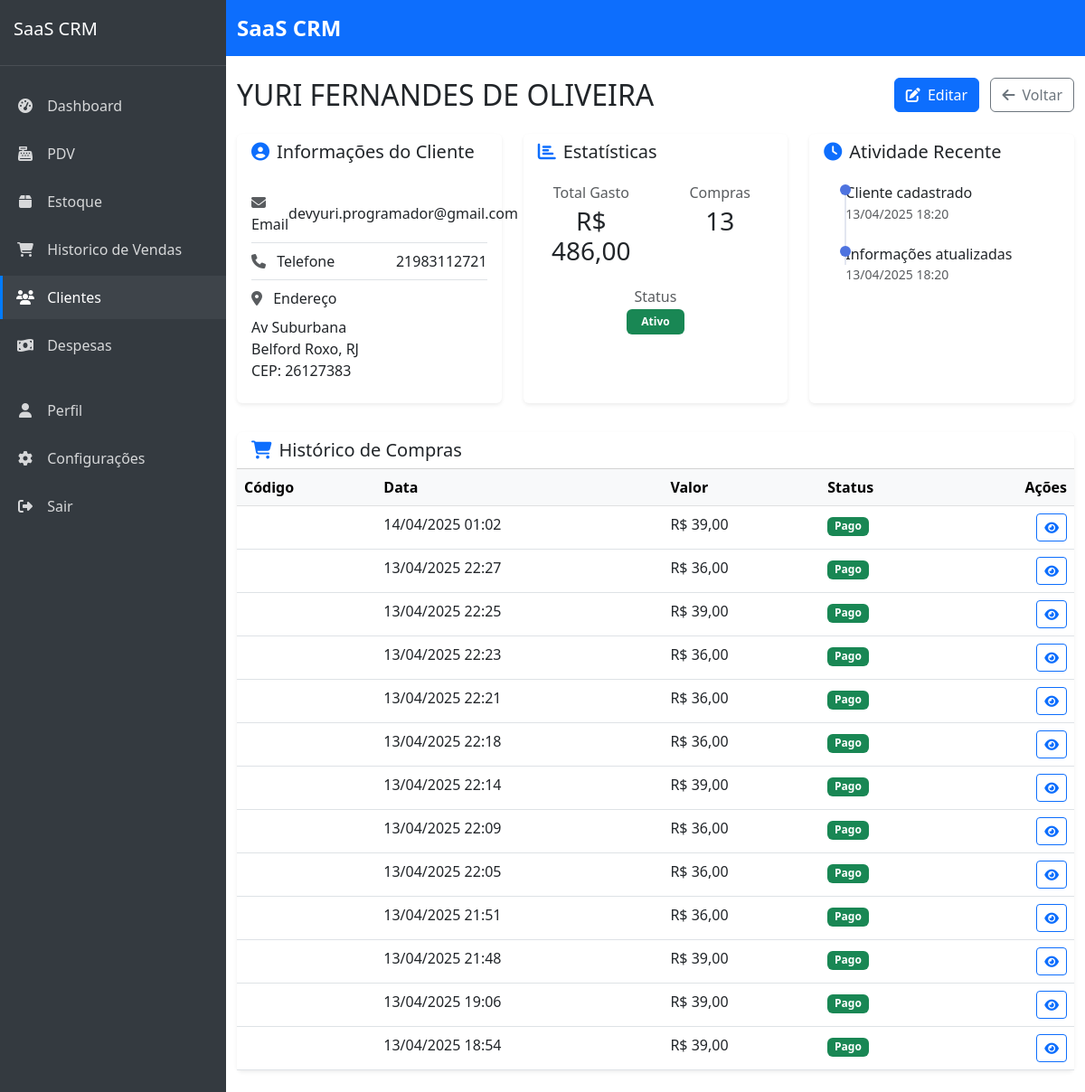
Page /clientes/1/ (signed in) on the earlier database version.
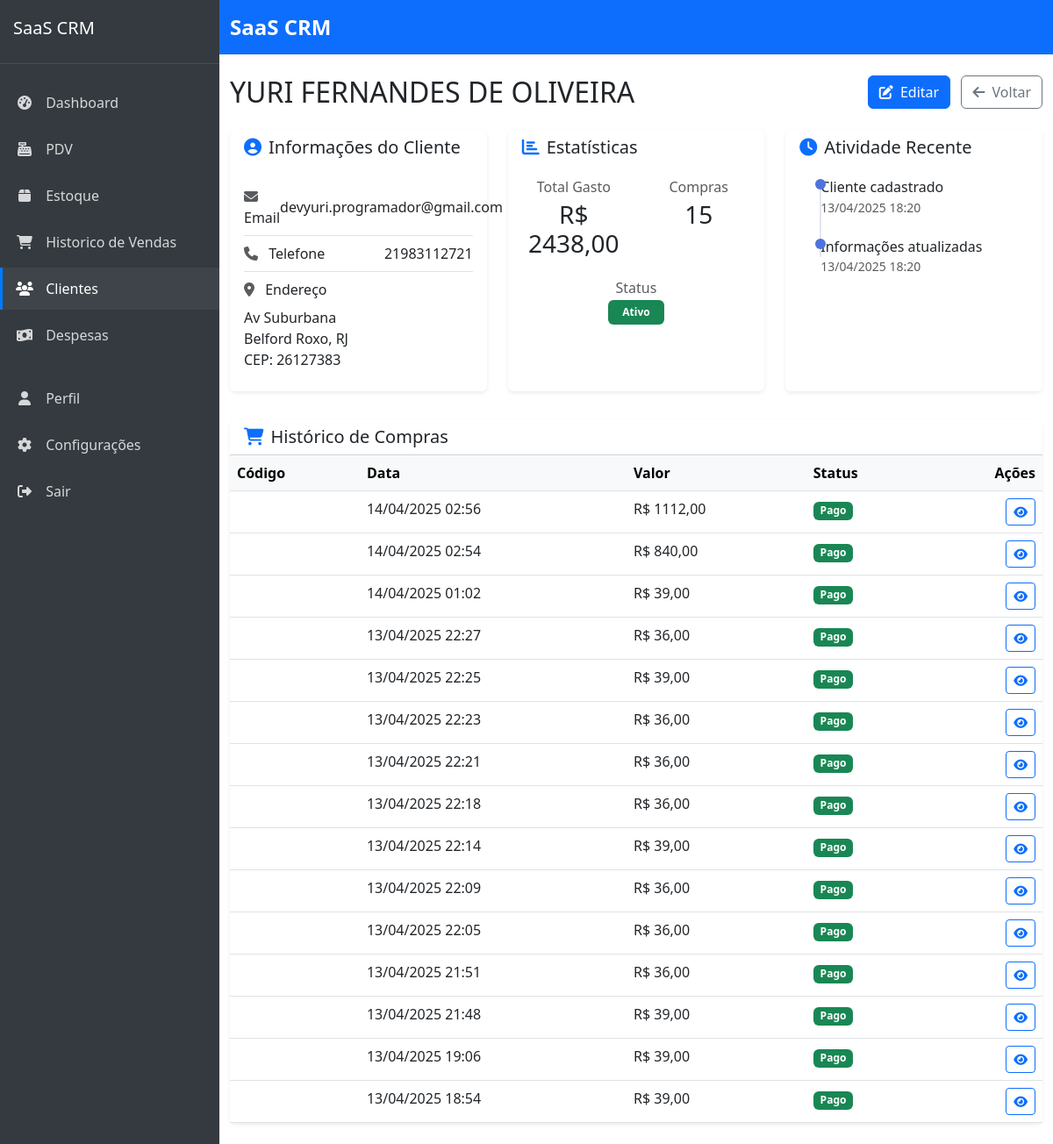
Same page on the later database version.
### sales/models.py (models this page shows, shortened)
class Sale(models.Model):
    STATUS_CHOICES = (
        ('pending', 'Pendente'),
        ('paid', 'Pago'),
        ('cancelled', 'Cancelado'),
    )
    company = models.ForeignKey(Company, on_delete=models.CASCADE, verbose_name='Empresa', related_name='sales')
    customer = models.ForeignKey(Customer, on_delete=models.SET_NULL, null=True, blank=True, verbose_name='Cliente', related_name='sales')
    payment_method = models.ForeignKey(PaymentMethod, on_delete=models.SET_NULL, null=True, blank=True, verbose_name='Método de Pagamento')
    created_by = models.ForeignKey(settings.AUTH_USER_MODEL, on_delete=models.SET_NULL, null=True, blank=True, verbose_name='Criado por')
    status = models.CharField('Status', max_length=20, choices=STATUS_CHOICES, default='pending')
    total = models.DecimalField('Total', max_digits=10, decimal_places=2, default=0)
    discount = models.DecimalField('Desconto', max_digits=10, decimal_places=2, default=0)
    notes = models.TextField('Observações', blank=True, null=True)
    created_at = models.DateTimeField('Criado em', auto_now_add=True)
    updated_at = models.DateTimeField('Atualizado em', auto_now=True)
    is_canceled = models.BooleanField(default=False)
    canceled_at = models.DateTimeField(null=True, blank=True)
    canceled_by = models.ForeignKey(
        settings.AUTH_USER_MODEL, on_delete=models.SET_NULL,
        null=True, blank=True, related_name='canceled_sales'
    )
    access_token = models.CharField(max_length=64, unique=True, blank=True, null=True)
    class Meta:
        verbose_name = 'Venda'
        verbose_name_plural = 'Vendas'
        ordering = ['-created_at']

### customers/views.py (the view)
# urls.py: path('<int:pk>/', views.customer_detail, name='customer_detail'),
@login_required
def customer_detail(request, pk):
    customer = get_object_or_404(Customer, pk=pk, company=request.user.company)
    sales = Sale.objects.filter(
        customer=customer,
        company=request.user.company
    ).order_by('-created_at')
    total_purchases = sales.filter(status='paid').count()
    total_spent = sales.filter(status='paid').aggregate(total=Sum('total'))['total'] or 0
    context = {
        'customer': customer,
        'sales': sales,
        'total_purchases': total_purchases,
        'total_spent': total_spent,
    }
    return render(request, 'customers/customer_detail.html', context)

### templates/customers/customer_detail.html (shortened to what the changed rows need)
{% extends 'core/base.html' %}
{% load static %}
{% load humanize %}
{% block content %}
<div class="d-flex justify-content-between align-items-center mb-4">
    <h1 class="h2 mb-0">{{ customer.name }}</h1>
</div>
<div class="row">
    <div class="col-lg-4 mb-4">
        <div class="card border-0 shadow-sm h-100">
            <div class="card-body">
                <div class="row text-center">
                    <div class="col-6 mb-4">
                        <h6 class="text-muted mb-1">Total Gasto</h6>
                        <h3 class="mb-0">R$ {{ total_spent|floatformat:2|default:"0,00" }}</h3>
                    </div>
                    <div class="col-6 mb-4">
                        <h6 class="text-muted mb-1">Compras</h6>
                        <h3 class="mb-0">{{ total_purchases }}</h3>
                    </div>
                </div>
            </div>
        </div>
    </div>
</div>
<div class="card border-0 shadow-sm mt-2">
    <div class="card-body p-0">
        <div class="table-responsive">
            <table class="table mb-0">
                <thead class="table-light">
                    <tr>
                        <th scope="col">Código</th>
                        <th scope="col">Data</th>
                        <th scope="col">Valor</th>
                        <th scope="col">Status</th>
                        <th scope="col" class="text-end">Ações</th>
                    </tr>
                </thead>
                <tbody>
                    {% for sale in sales %}
                    <tr>
                        <td>{{ sale.code }}</td>
                        <td>{{ sale.created_at|date:"d/m/Y H:i" }}</td>
                        <td>R$ {{ sale.total|floatformat:2 }}</td>
                        <td>
                            {% if sale.status == 'paid' %}
                            <span class="badge bg-success">Pago</span>
                            {% elif sale.status == 'pending' %}
                            <span class="badge bg-warning">Pendente</span>
                            {% else %}
                            <span class="badge bg-danger">Cancelado</span>
                            {% endif %}
                        </td>
                        <td class="text-end">
                            <a href="#" class="btn btn-sm btn-outline-primary">
                                <i class="fas fa-eye"></i>
                            </a>
                        </td>
                    </tr>
                    {% empty %}
                    <tr>
                        <td colspan="5" class="text-center py-4">
                            <p class="text-muted mb-0">Nenhuma compra registrada.</p>
                        </td>
                    </tr>
                    {% endfor %}
                </tbody>
            </table>
        </div>
    </div>
</div>
{% endblock %}

Differences in the rows shown:
added Sale: created_at "14/04/2025 02:56", total "1112,00", status "Pago"
added Sale: created_at "14/04/2025 02:54", total "840,00", status "Pago"
Other differences:
{{ total_spent|floatformat:2|default:"0,00" }}: "486,00" → "2438,00"
{{ total_purchases }}: "13" → "15"
